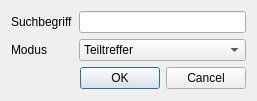
<?xml version="1.0" encoding="UTF-8"?>
<ui version="4.0">
 <class>search</class>
 <widget class="QDialog" name="search">
  <property name="geometry">
   <rect>
    <x>0</x>
    <y>0</y>
    <width>228</width>
    <height>101</height>
   </rect>
  </property>
  <property name="windowTitle">
   <string>ALKIS-Suche</string>
  </property>
  <layout class="QFormLayout" name="formLayout">
   <property name="fieldGrowthPolicy">
    <enum>QFormLayout::AllNonFixedFieldsGrow</enum>
   </property>
   <item row="0" column="0">
    <widget class="QLabel" name="label">
     <property name="text">
      <string>Suchbegriff</string>
     </property>
    </widget>
   </item>
   <item row="0" column="1">
    <widget class="QLineEdit" name="leSuchbegriff"/>
   </item>
   <item row="1" column="1">
    <widget class="QComboBox" name="cbxSuchmodus">
     <item>
      <property name="text">
       <string>Teiltreffer</string>
      </property>
     </item>
     <item>
      <property name="text">
       <string>Exakter Treffer</string>
      </property>
     </item>
     <item>
      <property name="text">
       <string>Flurstücksnummer</string>
      </property>
     </item>
     <item>
      <property name="text">
       <string>Straße und Hausnummer</string>
      </property>
     </item>
    </widget>
   </item>
   <item row="1" column="0">
    <widget class="QLabel" name="label_2">
     <property name="text">
      <string>Modus</string>
     </property>
    </widget>
   </item>
   <item row="3" column="0" colspan="2">
    <widget class="QDialogButtonBox" name="buttonBox">
     <property name="orientation">
      <enum>Qt::Horizontal</enum>
     </property>
     <property name="standardButtons">
      <set>QDialogButtonBox::Cancel|QDialogButtonBox::Ok</set>
     </property>
    </widget>
   </item>
  </layout>
 </widget>
 <resources/>
 <connections>
  <connection>
   <sender>buttonBox</sender>
   <signal>accepted()</signal>
   <receiver>search</receiver>
   <slot>accept()</slot>
   <hints>
    <hint type="sourcelabel">
     <x>248</x>
     <y>254</y>
    </hint>
    <hint type="destinationlabel">
     <x>157</x>
     <y>274</y>
    </hint>
   </hints>
  </connection>
  <connection>
   <sender>buttonBox</sender>
   <signal>rejected()</signal>
   <receiver>search</receiver>
   <slot>reject()</slot>
   <hints>
    <hint type="sourcelabel">
     <x>316</x>
     <y>260</y>
    </hint>
    <hint type="destinationlabel">
     <x>286</x>
     <y>274</y>
    </hint>
   </hints>
  </connection>
 </connections>
</ui>
